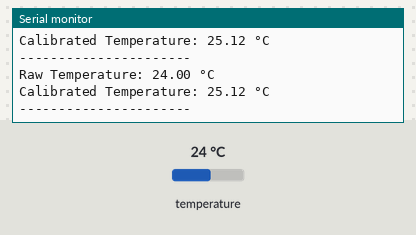
Recording of a sketch running on a simulated Arduino Uno, built with avr-gcc and run on an emulated ATmega328P. Shown: the last lines printed to the serial monitor. The test bench sets the inputs (shaded band); at power-on: temperature 24 °C.

Above: at 7.3 s.
7.4 s: temperature set to 12 °C
At 12.9 s:
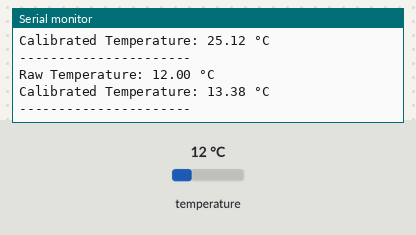
14.1 s: temperature set to 19 °C
At 18.5 s:
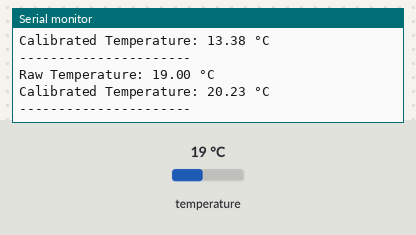
Timing chart, 0 to 20.0 s (numbered marks = the images above; inputs shaded):
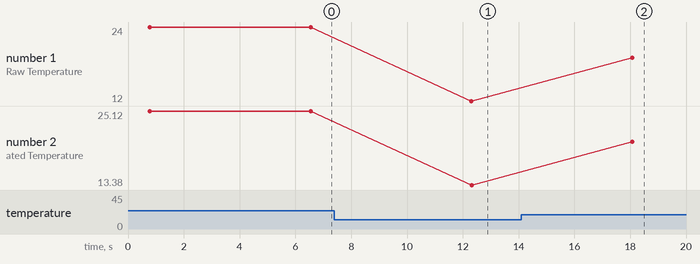

The sketch:

PROBEB.ino
```cpp
#include <OneWire.h>
#include <DallasTemperature.h>

// Data wire connected to digital pin 10
#define ONE_WIRE_BUS 10

// Setup OneWire instance
OneWire oneWire(ONE_WIRE_BUS);

// Pass OneWire reference to DallasTemperature library
DallasTemperature sensors(&oneWire);

void setup(void) {
  Serial.begin(115200);
  sensors.begin();
}

void loop(void) {

  // Request temperature reading
  sensors.requestTemperatures();

  // Raw sensor temperature
  float rawTemp = sensors.getTempCByIndex(0);

  // Calibration equation from regression output
  float calibratedTemp = 1.6374170 + ( 0.9783362 * rawTemp);

  // Print raw temperature
  Serial.print("Raw Temperature: ");
  Serial.print(rawTemp);
  Serial.println(" °C");

  // Print calibrated temperature
  Serial.print("Calibrated Temperature: ");
  Serial.print(calibratedTemp);
  Serial.println(" °C");

  Serial.println("----------------------");

  delay(5000);
}
```

Measured:
- after the input at 7.4 s, the serial monitor: prints a new line after 4.9 s (image 1)
- after the input at 14.1 s, the serial monitor: prints a new line after 4.0 s (image 2)
- plotted number 1: 24 → 12 after the input at 7.4 s, 12 → 19 after the input at 14.1 s
- plotted number 2: 25.12 → 13.38 after the input at 7.4 s, 13.38 → 20.23 after the input at 14.1 s
